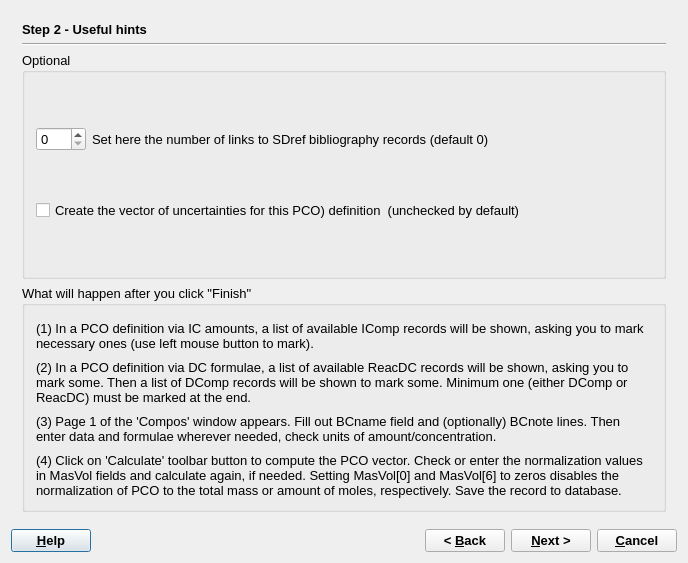
<?xml version="1.0" encoding="UTF-8"?>
<ui version="4.0">
 <class>ComposWizardData</class>
 <widget class="QDialog" name="ComposWizardData">
  <property name="geometry">
   <rect>
    <x>0</x>
    <y>0</y>
    <width>688</width>
    <height>563</height>
   </rect>
  </property>
  <property name="font">
   <font>
    <pointsize>10</pointsize>
   </font>
  </property>
  <property name="windowTitle">
   <string>GEM-Selektor Proces</string>
  </property>
  <layout class="QGridLayout">
   <item row="0" column="0">
    <widget class="QStackedWidget" name="stackedWidget">
     <property name="mouseTracking">
      <bool>false</bool>
     </property>
     <property name="acceptDrops">
      <bool>false</bool>
     </property>
     <property name="autoFillBackground">
      <bool>false</bool>
     </property>
     <property name="frameShape">
      <enum>QFrame::NoFrame</enum>
     </property>
     <property name="frameShadow">
      <enum>QFrame::Plain</enum>
     </property>
     <property name="currentIndex">
      <number>1</number>
     </property>
     <widget class="QWidget" name="page">
      <layout class="QGridLayout">
       <item row="0" column="0">
        <widget class="QLabel" name="pageName">
         <property name="sizePolicy">
          <sizepolicy hsizetype="Preferred" vsizetype="Fixed">
           <horstretch>0</horstretch>
           <verstretch>0</verstretch>
          </sizepolicy>
         </property>
         <property name="font">
          <font>
           <weight>75</weight>
           <bold>true</bold>
          </font>
         </property>
         <property name="text">
          <string>Step 1 - Predefined Composition Object (Compos) configuration</string>
         </property>
        </widget>
       </item>
       <item row="1" column="0">
        <widget class="Line" name="line">
         <property name="orientation">
          <enum>Qt::Horizontal</enum>
         </property>
        </widget>
       </item>
       <item row="2" column="0">
        <widget class="QLabel" name="textLabel10">
         <property name="sizePolicy">
          <sizepolicy hsizetype="Preferred" vsizetype="Preferred">
           <horstretch>0</horstretch>
           <verstretch>0</verstretch>
          </sizepolicy>
         </property>
         <property name="frameShape">
          <enum>QFrame::NoFrame</enum>
         </property>
         <property name="frameShadow">
          <enum>QFrame::Plain</enum>
         </property>
         <property name="text">
          <string>Compos record keeps data for a Predefined Composition Objects (PCO). PCO can describe a salt, the air, a mineral, a rock, a natural water etc. which can be complex, but can be treated through record key as a single entity in setting up the recipe of chemical system. 

The Compos record can be configured in the most convenient way, depending on the source data: as IC or DC amounts/concentrations; as user-defined formulae (UDF); or as a large formula entered into a text editor field.  Upon re-calculation, all such data will be converted into  into a single PCO vector as IC mole amounts, optionally scaled to a given total PCO mass. </string>
         </property>
         <property name="textFormat">
          <enum>Qt::AutoText</enum>
         </property>
         <property name="scaledContents">
          <bool>false</bool>
         </property>
         <property name="wordWrap">
          <bool>true</bool>
         </property>
         <property name="margin">
          <number>0</number>
         </property>
         <property name="openExternalLinks">
          <bool>false</bool>
         </property>
        </widget>
       </item>
       <item row="3" column="0">
        <widget class="QGroupBox" name="groupBox">
         <property name="title">
          <string>Configuration</string>
         </property>
         <layout class="QGridLayout">
          <item row="0" column="0" colspan="2">
           <widget class="QCheckBox" name="checkBox2">
            <property name="text">
             <string>Use &amp;amounts of Independent Components (IComp) in defining the PCO?
 (checked by default)</string>
            </property>
            <property name="checked">
             <bool>true</bool>
            </property>
           </widget>
          </item>
          <item row="1" column="0" colspan="2">
           <widget class="QCheckBox" name="checkBox2_2">
            <property name="sizePolicy">
             <sizepolicy hsizetype="Minimum" vsizetype="Fixed">
              <horstretch>0</horstretch>
              <verstretch>0</verstretch>
             </sizepolicy>
            </property>
            <property name="text">
             <string>Use &amp;Dependent Components formulae (DComp/ReacDC) in defining the PCO?
 (unchecked by default)</string>
            </property>
           </widget>
          </item>
          <item row="2" column="0">
           <widget class="QSpinBox" name="spinBox11">
            <property name="sizePolicy">
             <sizepolicy hsizetype="Fixed" vsizetype="Fixed">
              <horstretch>0</horstretch>
              <verstretch>0</verstretch>
             </sizepolicy>
            </property>
            <property name="maximum">
             <number>64</number>
            </property>
           </widget>
          </item>
          <item row="2" column="1">
           <widget class="QLabel" name="textLabel9">
            <property name="sizePolicy">
             <sizepolicy hsizetype="Preferred" vsizetype="Preferred">
              <horstretch>0</horstretch>
              <verstretch>0</verstretch>
             </sizepolicy>
            </property>
            <property name="text">
             <string>&amp;Set number of entries in the user-defined formula list for this PCO definition (0 by default)</string>
            </property>
            <property name="alignment">
             <set>Qt::AlignVCenter</set>
            </property>
            <property name="wordWrap">
             <bool>true</bool>
            </property>
            <property name="buddy">
             <cstring>spinBox11</cstring>
            </property>
           </widget>
          </item>
         </layout>
        </widget>
       </item>
       <item row="4" column="0">
        <widget class="QGroupBox" name="groupBox_7">
         <property name="title">
          <string>Optional</string>
         </property>
         <layout class="QGridLayout">
          <item row="0" column="0" colspan="2">
           <widget class="QCheckBox" name="checkBox2_2_2">
            <property name="text">
             <string>Create a large &amp;user-defined formula text for defining this PCO? (unchecked by default)</string>
            </property>
           </widget>
          </item>
          <item row="1" column="0">
           <widget class="QComboBox" name="comboBox1">
            <property name="sizePolicy">
             <sizepolicy hsizetype="Fixed" vsizetype="Fixed">
              <horstretch>0</horstretch>
              <verstretch>0</verstretch>
             </sizepolicy>
            </property>
            <property name="minimumSize">
             <size>
              <width>130</width>
              <height>0</height>
             </size>
            </property>
            <item>
             <property name="text">
              <string>M   moles </string>
             </property>
            </item>
            <item>
             <property name="text">
              <string>h    millimoles</string>
             </property>
            </item>
            <item>
             <property name="text">
              <string>Y  micromoles</string>
             </property>
            </item>
            <item>
             <property name="text">
              <string>g   grams</string>
             </property>
            </item>
            <item>
             <property name="text">
              <string>G  kilograms</string>
             </property>
            </item>
            <item>
             <property name="text">
              <string>y   milligrams</string>
             </property>
            </item>
           </widget>
          </item>
          <item row="1" column="1">
           <widget class="QLabel" name="textLabel1_2">
            <property name="text">
             <string>S&amp;elect a code for units of measurement  (default: M)</string>
            </property>
            <property name="wordWrap">
             <bool>false</bool>
            </property>
            <property name="buddy">
             <cstring>comboBox1</cstring>
            </property>
           </widget>
          </item>
          <item row="2" column="0">
           <widget class="QLineEdit" name="lineEdit1">
            <property name="sizePolicy">
             <sizepolicy hsizetype="Fixed" vsizetype="Fixed">
              <horstretch>0</horstretch>
              <verstretch>0</verstretch>
             </sizepolicy>
            </property>
            <property name="minimumSize">
             <size>
              <width>120</width>
              <height>0</height>
             </size>
            </property>
            <property name="text">
             <string>1</string>
            </property>
           </widget>
          </item>
          <item row="2" column="1">
           <widget class="QLabel" name="textLabel2_2">
            <property name="text">
             <string>&amp;Enter the amount of the formula text stoichiometry (default: 1)</string>
            </property>
            <property name="wordWrap">
             <bool>false</bool>
            </property>
            <property name="buddy">
             <cstring>lineEdit1</cstring>
            </property>
           </widget>
          </item>
         </layout>
        </widget>
       </item>
      </layout>
     </widget>
     <widget class="QWidget" name="page_4">
      <layout class="QVBoxLayout" name="verticalLayout_2">
       <item>
        <widget class="QLabel" name="label_3">
         <property name="sizePolicy">
          <sizepolicy hsizetype="Preferred" vsizetype="Fixed">
           <horstretch>0</horstretch>
           <verstretch>0</verstretch>
          </sizepolicy>
         </property>
         <property name="font">
          <font>
           <weight>75</weight>
           <bold>true</bold>
          </font>
         </property>
         <property name="text">
          <string>Step 2 - Useful hints</string>
         </property>
        </widget>
       </item>
       <item>
        <widget class="Line" name="line_4">
         <property name="orientation">
          <enum>Qt::Horizontal</enum>
         </property>
        </widget>
       </item>
       <item>
        <widget class="QGroupBox" name="groupBox_5">
         <property name="sizePolicy">
          <sizepolicy hsizetype="Preferred" vsizetype="Minimum">
           <horstretch>0</horstretch>
           <verstretch>0</verstretch>
          </sizepolicy>
         </property>
         <property name="title">
          <string>Optional</string>
         </property>
         <layout class="QGridLayout">
          <item row="0" column="0">
           <widget class="QSpinBox" name="spinBox18">
            <property name="sizePolicy">
             <sizepolicy hsizetype="Fixed" vsizetype="Fixed">
              <horstretch>0</horstretch>
              <verstretch>0</verstretch>
             </sizepolicy>
            </property>
            <property name="minimumSize">
             <size>
              <width>50</width>
              <height>0</height>
             </size>
            </property>
            <property name="maximum">
             <number>4</number>
            </property>
           </widget>
          </item>
          <item row="0" column="1">
           <widget class="QLabel" name="textLabel11">
            <property name="text">
             <string>Set here the number of links to SDref bibliography records (default 0)</string>
            </property>
            <property name="wordWrap">
             <bool>false</bool>
            </property>
           </widget>
          </item>
          <item row="1" column="0" colspan="2">
           <widget class="QCheckBox" name="checkBox8">
            <property name="text">
             <string>Create the vector of uncertainties for this PCO) definition  (unchecked by default)</string>
            </property>
           </widget>
          </item>
         </layout>
        </widget>
       </item>
       <item>
        <widget class="QGroupBox" name="groupBox_6">
         <property name="title">
          <string>What will happen after you click &quot;Finish&quot;</string>
         </property>
         <layout class="QVBoxLayout" name="verticalLayout">
          <item>
           <widget class="QLabel" name="textLabel13">
            <property name="text">
             <string>(1) In a PCO definition via IC amounts, a list of available IComp records will be shown, asking you to mark necessary ones (use left mouse button to mark).</string>
            </property>
            <property name="alignment">
             <set>Qt::AlignVCenter</set>
            </property>
            <property name="wordWrap">
             <bool>true</bool>
            </property>
           </widget>
          </item>
          <item>
           <widget class="QLabel" name="textLabel12">
            <property name="text">
             <string>(2) In a PCO definition via DC formulae, a list of available ReacDC records will be shown, asking you to mark some. Then a list of DComp records will be shown to mark some. Minimum one (either DComp or ReacDC) must be marked at the end.</string>
            </property>
            <property name="alignment">
             <set>Qt::AlignVCenter</set>
            </property>
            <property name="wordWrap">
             <bool>true</bool>
            </property>
           </widget>
          </item>
          <item>
           <widget class="QLabel" name="textLabel14">
            <property name="text">
             <string>(3) Page 1 of the 'Compos' window appears. Fill out BCname field and (optionally) BCnote lines. Then enter data and formulae wherever needed, check units of amount/concentration.</string>
            </property>
            <property name="alignment">
             <set>Qt::AlignVCenter</set>
            </property>
            <property name="wordWrap">
             <bool>true</bool>
            </property>
           </widget>
          </item>
          <item>
           <widget class="QLabel" name="textLabel15">
            <property name="text">
             <string>(4) Click on 'Calculate' toolbar button to compute the PCO vector. Check or enter the normalization values in MasVol fields and calculate again, if needed. Setting MasVol[0] and MasVol[6] to zeros disables the normalization of PCO to the total mass or amount of moles, respectively. Save the record to database.</string>
            </property>
            <property name="alignment">
             <set>Qt::AlignVCenter</set>
            </property>
            <property name="wordWrap">
             <bool>true</bool>
            </property>
           </widget>
          </item>
         </layout>
        </widget>
       </item>
      </layout>
     </widget>
    </widget>
   </item>
   <item row="1" column="0">
    <layout class="QHBoxLayout">
     <item>
      <widget class="QPushButton" name="pHelp">
       <property name="font">
        <font>
         <weight>75</weight>
         <bold>true</bold>
        </font>
       </property>
       <property name="text">
        <string>&amp;Help</string>
       </property>
      </widget>
     </item>
     <item>
      <spacer>
       <property name="orientation">
        <enum>Qt::Horizontal</enum>
       </property>
       <property name="sizeHint" stdset="0">
        <size>
         <width>40</width>
         <height>20</height>
        </size>
       </property>
      </spacer>
     </item>
     <item>
      <widget class="QPushButton" name="pBack">
       <property name="font">
        <font>
         <weight>75</weight>
         <bold>true</bold>
        </font>
       </property>
       <property name="text">
        <string>&lt; &amp;Back</string>
       </property>
      </widget>
     </item>
     <item>
      <widget class="QPushButton" name="pNext">
       <property name="font">
        <font>
         <weight>75</weight>
         <bold>true</bold>
        </font>
       </property>
       <property name="text">
        <string>&amp;Next &gt;</string>
       </property>
      </widget>
     </item>
     <item>
      <widget class="QPushButton" name="pCancel">
       <property name="font">
        <font>
         <weight>75</weight>
         <bold>true</bold>
        </font>
       </property>
       <property name="text">
        <string>&amp;Cancel</string>
       </property>
      </widget>
     </item>
    </layout>
   </item>
  </layout>
 </widget>
 <layoutdefault spacing="6" margin="11"/>
 <tabstops>
  <tabstop>checkBox2</tabstop>
  <tabstop>checkBox2_2</tabstop>
  <tabstop>spinBox11</tabstop>
  <tabstop>checkBox2_2_2</tabstop>
  <tabstop>comboBox1</tabstop>
  <tabstop>lineEdit1</tabstop>
  <tabstop>pBack</tabstop>
  <tabstop>pNext</tabstop>
  <tabstop>pCancel</tabstop>
  <tabstop>spinBox18</tabstop>
  <tabstop>checkBox8</tabstop>
 </tabstops>
 <resources/>
 <connections>
  <connection>
   <sender>pCancel</sender>
   <signal>clicked()</signal>
   <receiver>ComposWizardData</receiver>
   <slot>reject()</slot>
   <hints>
    <hint type="sourcelabel">
     <x>587</x>
     <y>518</y>
    </hint>
    <hint type="destinationlabel">
     <x>317</x>
     <y>270</y>
    </hint>
   </hints>
  </connection>
 </connections>
</ui>
